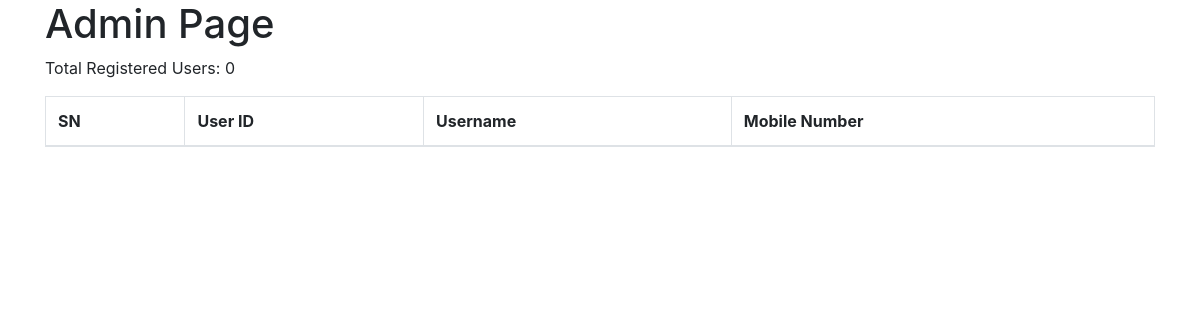
Page /myadmin on the earlier database version.
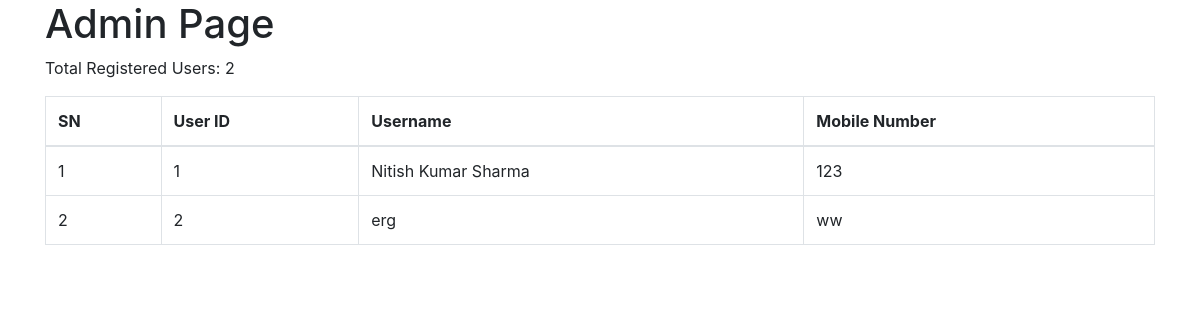
Same page on the later database version.
### tables this page shows
CREATE TABLE users (
                user_id INTEGER PRIMARY KEY AUTOINCREMENT,
                username TEXT NOT NULL,
                mobile_number TEXT UNIQUE NOT NULL,
                password_hash TEXT NOT NULL,
                role TEXT NOT NULL
            );

### app.py (the view)
@app.route('/myadmin')
def myadmin():
    conn = sqlite3.connect('printpro.db')  # Replace 'your_database.db' with your database file name
    cursor = conn.cursor()
    cursor.execute('SELECT COUNT(*) FROM users')
    user_count = cursor.fetchone()[0]
    cursor.execute('SELECT user_id, username, mobile_number FROM users')
    users = cursor.fetchall()
    conn.close()
    print(user_count, users)
    return render_template('myadmin.html', user_count=user_count, users=users)

### templates/myadmin.html (shortened to what this page needs)
<!DOCTYPE html>
<html lang="en">
<head>
    <link href="https://maxcdn.bootstrapcdn.com/bootstrap/4.5.2/css/bootstrap.min.css" rel="stylesheet">
</head>
<body>
    <div class="container">
        <h1>Admin Page</h1>
        <p>Total Registered Users: {{ user_count }}</p>
        <table class="table table-bordered">
            <thead>
                <tr>
                    <th>SN</th>
                    <th>User ID</th>
                    <th>Username</th>
                    <th>Mobile Number</th>
                </tr>
            </thead>
            <tbody>
                {% for user in users %}
                <tr>
                    <td>{{ loop.index }}</td>
                    <td>{{ user[0] }}</td>
                    <td>{{ user[1] }}</td>
                    <td>{{ user[2] }}</td>
                </tr>
                {% endfor %}
            </tbody>
        </table>
    </div>
</body>
</html>

Differences in the rows shown:
added users: user_id "1", username "Nitish Kumar Sharma", mobile_number "123"
added users: user_id "2", username "erg", mobile_number "ww"
Other differences:
{{ user_count }}: "0" → "2"
